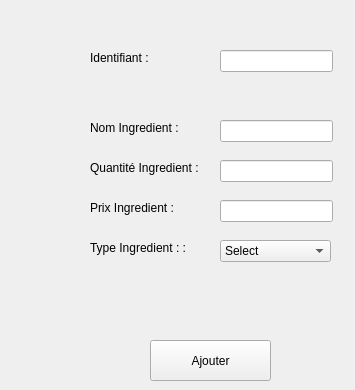
      <widget class="QWidget" name="tab_7">
       <attribute name="title">
        <string>Ajouter Ingredient</string>
       </attribute>
       <widget class="QLabel" name="label_26">
        <property name="geometry">
         <rect>
          <x>90</x>
          <y>50</y>
          <width>71</width>
          <height>16</height>
         </rect>
        </property>
        <property name="text">
         <string>Identifiant :</string>
        </property>
       </widget>
       <widget class="QLineEdit" name="identifiant_I">
        <property name="geometry">
         <rect>
          <x>220</x>
          <y>50</y>
          <width>113</width>
          <height>22</height>
         </rect>
        </property>
       </widget>
       <widget class="QLabel" name="label_27">
        <property name="geometry">
         <rect>
          <x>90</x>
          <y>120</y>
          <width>101</width>
          <height>16</height>
         </rect>
        </property>
        <property name="text">
         <string>Nom Ingredient :</string>
        </property>
       </widget>
       <widget class="QLabel" name="label_28">
        <property name="geometry">
         <rect>
          <x>90</x>
          <y>160</y>
          <width>121</width>
          <height>16</height>
         </rect>
        </property>
        <property name="text">
         <string>Quantité Ingredient :</string>
        </property>
       </widget>
       <widget class="QLabel" name="label_29">
        <property name="geometry">
         <rect>
          <x>90</x>
          <y>200</y>
          <width>101</width>
          <height>16</height>
         </rect>
        </property>
        <property name="text">
         <string>Prix Ingredient : </string>
        </property>
       </widget>
       <widget class="QLabel" name="label_30">
        <property name="geometry">
         <rect>
          <x>90</x>
          <y>240</y>
          <width>101</width>
          <height>16</height>
         </rect>
        </property>
        <property name="text">
         <string>Type Ingredient : :</string>
        </property>
       </widget>
       <widget class="QLineEdit" name="nom_I">
        <property name="geometry">
         <rect>
          <x>220</x>
          <y>120</y>
          <width>113</width>
          <height>22</height>
         </rect>
        </property>
       </widget>
       <widget class="QLineEdit" name="quantite_I">
        <property name="geometry">
         <rect>
          <x>220</x>
          <y>160</y>
          <width>113</width>
          <height>22</height>
         </rect>
        </property>
       </widget>
       <widget class="QLineEdit" name="prix_I">
        <property name="geometry">
         <rect>
          <x>220</x>
          <y>200</y>
          <width>113</width>
          <height>22</height>
         </rect>
        </property>
       </widget>
       <widget class="QPushButton" name="ajouter_ingredient">
        <property name="geometry">
         <rect>
          <x>150</x>
          <y>340</y>
          <width>121</width>
          <height>41</height>
         </rect>
        </property>
        <property name="styleSheet">
         <string notr="true"/>
        </property>
        <property name="text">
         <string>Ajouter</string>
        </property>
       </widget>
       <widget class="QComboBox" name="type_I">
        <property name="geometry">
         <rect>
          <x>220</x>
          <y>240</y>
          <width>111</width>
          <height>22</height>
         </rect>
        </property>
        <item>
         <property name="text">
          <string>Select</string>
         </property>
        </item>
        <item>
         <property name="text">
          <string>beuf</string>
         </property>
        </item>
        <item>
         <property name="text">
          <string>poulet</string>
         </property>
        </item>
        <item>
         <property name="text">
          <string>vegetarian</string>
         </property>
        </item>
       </widget>
       <widget class="QLabel" name="msg_I">
        <property name="geometry">
         <rect>
          <x>85</x>
          <y>80</y>
          <width>261</width>
          <height>20</height>
         </rect>
        </property>
        <property name="text">
         <string/>
        </property>
       </widget>
      </widget>
